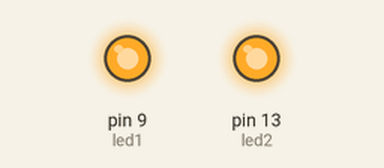
This sketch was run on a simulated Arduino Uno, built with avr-gcc and run on an emulated ATmega328P. On the bench: output pins drawn as LEDs (lit = HIGH).

Above: at 2.5 s.
At 7.5 s:
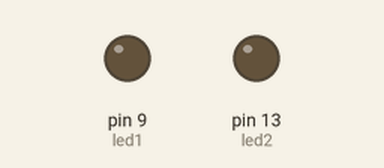
Timing chart, 0 to 13.0 s (numbered marks = the images above):
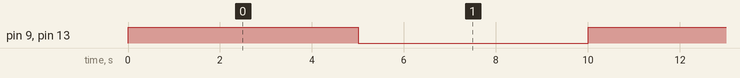

The sketch:

3.ino
```cpp
int led1 = 9;
int led2 = 13;
void setup() {
  // put your setup code here, to run once:
pinMode(led1,OUTPUT);
pinMode(led2,OUTPUT);
}

void loop() {
  // put your main code here, to run repeatedly:
digitalWrite(led1,HIGH);
digitalWrite(led2,HIGH);
delay(5000);
digitalWrite(led1,LOW);
digitalWrite(led2,LOW);
delay(5000);
}
```

Measured:
- by itself, pin 9 (led1), pin 13 (led2): alternates HIGH for 5.0 s and LOW for 5.0 s
